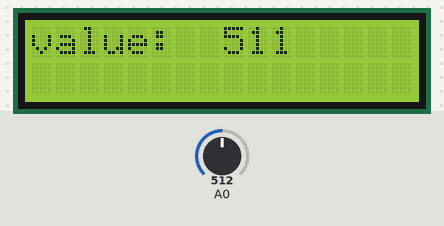
This sketch was run on a simulated Arduino Uno, built with avr-gcc and run on an emulated ATmega328P. On the bench: 16×2 character LCD. The inputs (shaded band) are chosen by the test bench; at power-on: A0 = 512.

Above: at 1.2 s.
1.3 s: A0 set to 716
At 2.5 s:
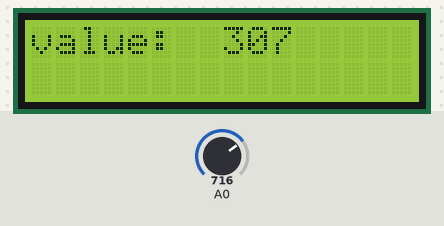
2.8 s: A0 set to 900
At 3.4 s:
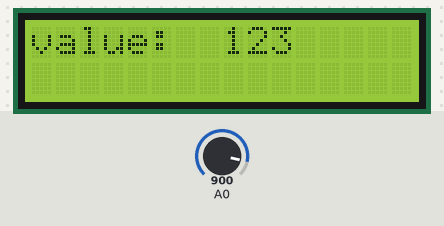
4.3 s: A0 set to 1023
At 4.6 s:
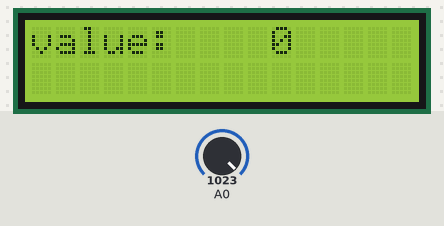
Timing chart, 0 to 7.3 s (numbered marks = the images above; inputs shaded):
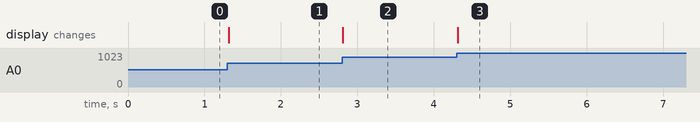

Measured:
- after the input at 1.3 s, the display: changes at once (image 1)
- after the input at 2.8 s, the display: changes at once (image 2)
- after the input at 4.3 s, the display: changes at once (image 3)

The sketch:

lcd05.ino
```cpp
#include <Analog.h>

#include <LiquidCrystal_I2C.h>

LiquidCrystal_I2C lcd(0x27, 16, 2); // 최대 16글자 출력
Analog sensor(A0, 1023, 0);

void setup() {
  lcd.init();
  lcd.backlight();
}

void loop() {
  char buf[17]; // 마지막에 null까지 포함해서 17글자
  int value = sensor.read();
  lcd.setCursor(0,0);
  // lcd.clear();

  sprintf(buf,"value: %4d", value); // 4자리 사용 digit 10진수 숫자
  // value값이 4자리에 들어가
  // string 출력 - formatting한 결과를 문자열에 담겠다
  lcd.print(buf);
}
```
